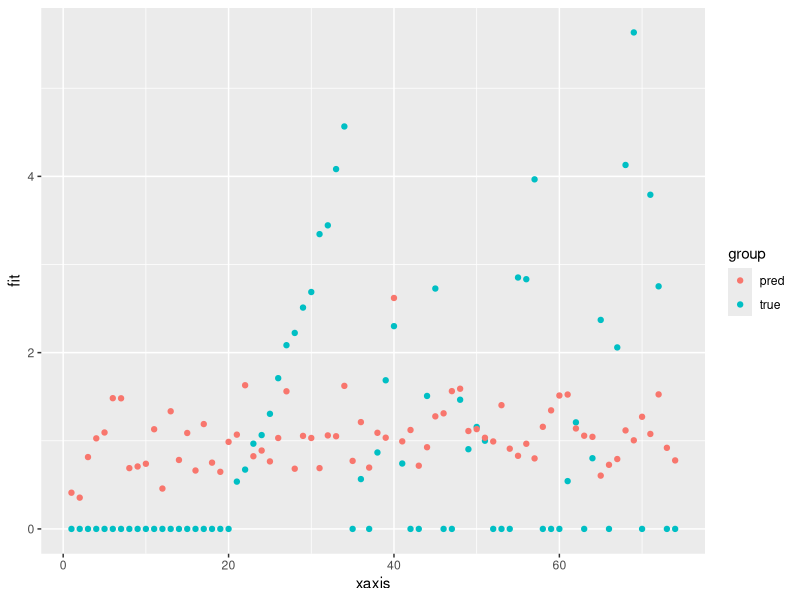

Recreate this plot in R.
library("dplyr")
library("ggplot2")
library("caTools")

train_data <- read.csv("train_data.csv")
test_data <- read.csv("test_data.csv")

# train model
model <- lm(formula = log_area ~ month+day+temp+RH+DC+rain+wind+FFMC+DMC+ISI, data = train_data)
summary(model)
train_mse_1 <- mean(model$residuals^2)

pred <- predict(model, test_data, interval="prediction")
pred <- data.frame(pred)

true <- data.frame(fit = test_data$log_area)

test_mse_1 <- mean((true$fit - pred$fit)^2)
xaxis <- c(1:length(true$fit))

true$xaxis <- xaxis
true$group <- "true"
pred$xaxis <- xaxis
pred$group <- "pred"
res <- rbind(true, pred[c("xaxis", "fit", "group")])

ggplot(res, aes(x = xaxis, y = fit, group = group, fill = group, col = group)) +
  geom_point()
